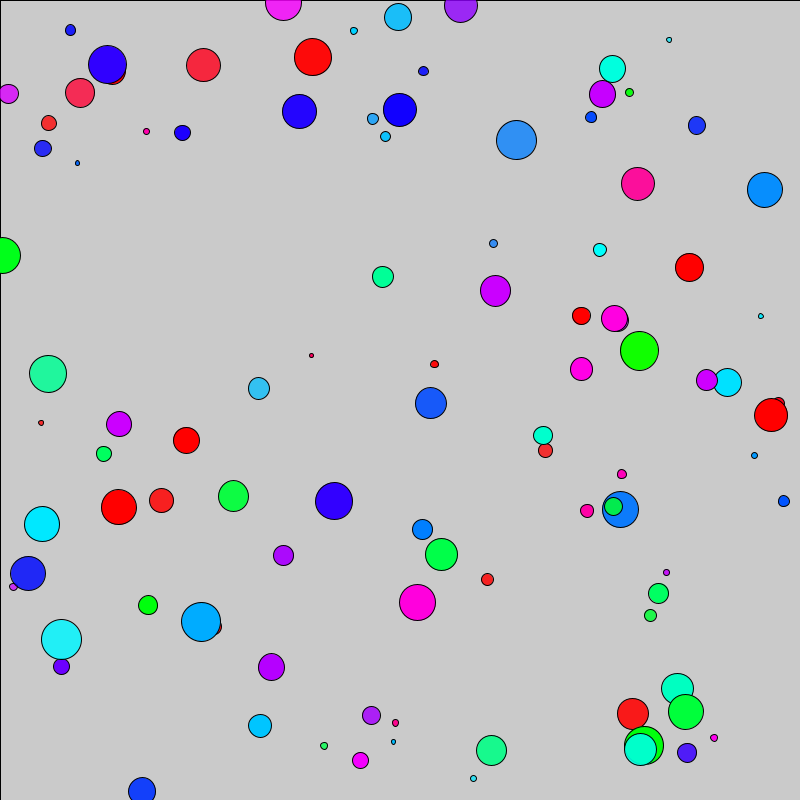
Frame 1 (no input)
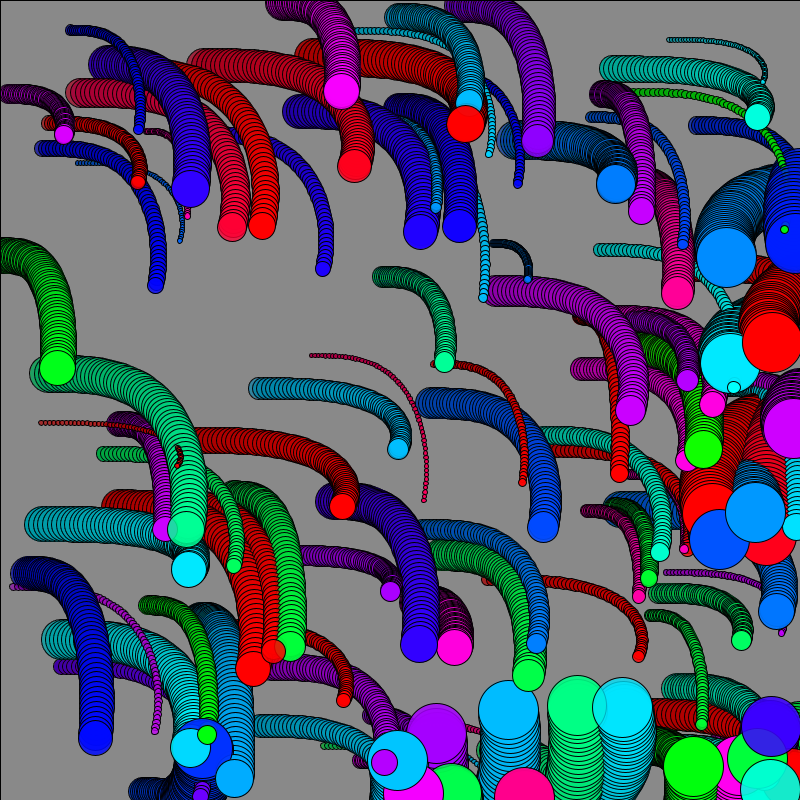
Frame 60 (the mouse pressed at the canvas centre just before this capture)
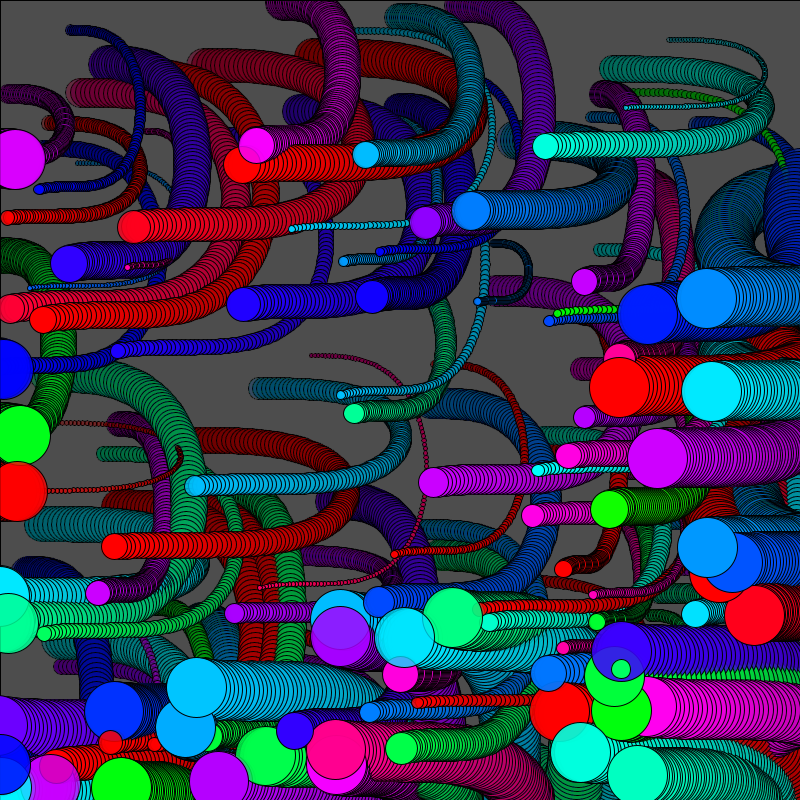
Frame 120 (the mouse held since frame 60 and released just before this capture)

The Processing sketch that drew these frames (run headless with seeded random() and noise(); from frame 60 on, the mouse is pressed at the canvas centre):

// Processing sketch: processing_28300
// ── processing_28300.pde

float velX[];
float velY[];
float x[];
float y[];
float radio[];
color sabor[];
float contador[];


int n=100; //numero de pelotitas
//inicializamos
void setup() {
  size(800, 800);                  

  velX= new float[n];
  velY= new float[n];
  x = new float[n];
  y = new float[n];
  radio = new float[n];
  sabor=new color[n];
  contador=new float[n];
  colorMode(HSB);
  //llenamos todos los datos
  for (int i=0; i < n; i++) {
    velX[i]=random(1, 5);
    velY[i]=random(1, 5);
    x[i] = random(width); 
    y[i] = random(height);
    radio[i] = random(2, 20);
    sabor[i]= color(random(80, 290), 503, 255, random(180, 325));
    contador[i]=0;
  }
  ellipseMode(RADIUS);
}
//dibujamos
void draw() {
  update();
  fill(0, 2);
  rect(0, 0, width, height);
  //background(50);                 //firadiost we dradioaw the backgradioound
  //  noStroke();
  //color a dibujar
  //dibujamos cada pelota
  for (int i=0; i < n; i++) {
    fill( sabor[i] );
    ellipse(x[i], y[i], radio[i], radio[i]);   
    //dibujar elipse
    contador[i]+=0.03;//+random(0.2, 0.3);
  }
}
//calculamos
void update() {

  for (int i=0; i < n; i++) {
    //decrecemos radio si es menor que 10
    if (radio[i] > 4) {
      radio[i]-=0.001f;
    }
    //cada iteracion le agregamos velocidad a su posicion
    x[i] = x[i] + velX[i]*cos(contador[i]);
    y[i] = y[i] + velY[i]*sin(contador[i])*sin(contador[i]);
    //si pega una pared
    if ((x[i] > width) || (x[i] < 0)) {
      velX[i] = velX[i] * -1;
      radio[i] = 30; //si pega lo hacemos grande
    }
    //si pega la otra
    if ((y[i] > height) || (y[i] < 0)) {
      velY[i] = velY[i] * -1;
      radio[i] = 30; //si pega lo hacemos grande
    }
  }
}
